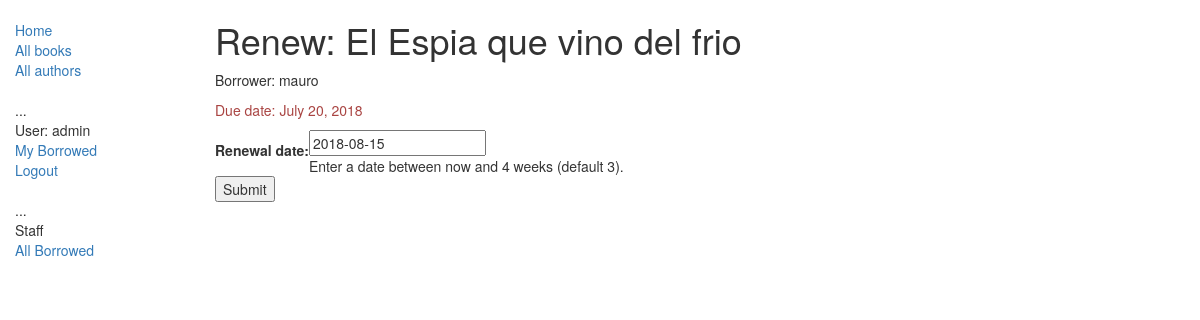
The page /catalog/book/873ac92e-cc65-4802-b507-a5a97c8754aa/renew/ (signed in) on the database as committed earlier.
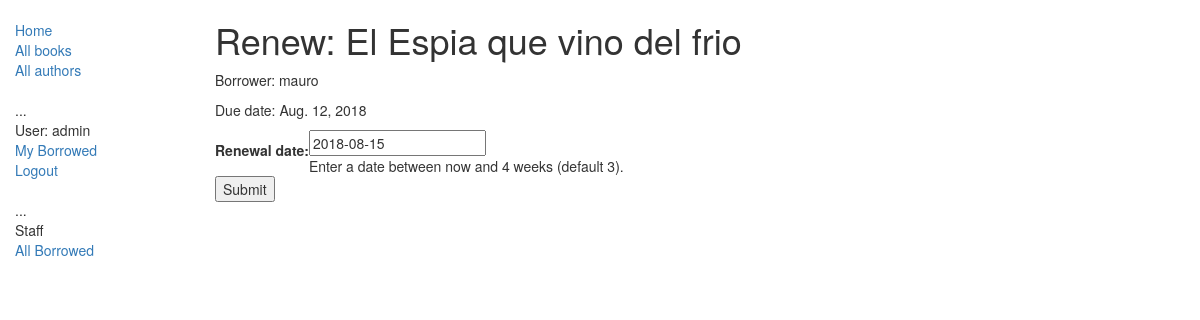
The same page on the database as committed later.
### catalog/models.py (models this page shows, shortened)
class BookInstance(models.Model):
    id = models.UUIDField(primary_key=True, default=uuid.uuid4, help_text="Unique ID for this particular book across whole library")
    book = models.ForeignKey('Book', on_delete=models.SET_NULL, null=True)
    imprint = models.CharField(max_length=200)
    due_back = models.DateField(null=True, blank=True)
    borrower = models.ForeignKey(User, on_delete=models.SET_NULL, null=True, blank=True)
    LOAN_STATUS = (
        ('m', 'Maintenance'),
        ('o', 'On loan'),
        ('a', 'Available'),
        ('r', 'Reserved'),
    )
    status = models.CharField(max_length=1, choices=LOAN_STATUS, blank=True, default='m', help_text='Book availability')
    class Meta:
        ordering = ["due_back"]
        permissions = (("can_mark_returned", "Set book as returned"),)
    @property
    def is_overdue(self):
        if self.due_back and date.today() > self.due_back:
            return True
        return False

class Book(models.Model):
    title = models.CharField(max_length=200)
    author = models.ForeignKey('Author', on_delete=models.SET_NULL, null=True)
    summary = models.TextField(max_length=1000, help_text='Enter a brief description of the book')
    isbn = models.CharField('ISBN',max_length=13, help_text='13 Character <a href="https://www.isbn-international.org/content/what-isbn">ISBN number</a>')
    genre = models.ManyToManyField(Genre, help_text='Select a genre for this book')
    language = models.ForeignKey('Language', on_delete=models.SET_NULL, null=True)
    def display_genre(self):
        """
        Creates a string for the Genre. This is required to display genre in Admin.
        """
        return ', '.join([ genre.name for genre in self.genre.all()[:3] ])
    display_genre.short_description = 'Genre'

### catalog/views.py (the view)
# urls.py: url(r'^book/(?P<pk>[-\w]+)/renew/$', views.renew_book_librarian, name='renew-book-librarian'),
@permission_required('catalog.can_mark_returned')
def renew_book_librarian(request, pk):
    book_inst=get_object_or_404(BookInstance, pk = pk)
    if request.method == 'POST':
        form = RenewBookForm(request.POST)
        if form.is_valid():
            book_inst.due_back = form.cleaned_data['renewal_date']
            book_inst.save()
            return HttpResponseRedirect(reverse('all-borrowed'))
    else:
        proposed_renewal_date = datetime.date.today() + datetime.timedelta(weeks=3)
        form = RenewBookForm(initial={'renewal_date': proposed_renewal_date,})
    return render(request, 'catalog/book_renew_librarian.html', {'form': form, 'bookinst':book_inst})

### catalog/forms.py (shortened to what this page needs)
class RenewBookForm(forms.Form):
    renewal_date = forms.DateField(help_text="Enter a date between now and 4 weeks (default 3).")

### catalog/templates/catalog/book_renew_librarian.html (shortened to what this page needs)
{% extends "base_generic.html" %}
{% block content %}
    <h1>Renew: {{bookinst.book.title}}</h1>
    <p>Borrower: {{bookinst.borrower}}</p>
    <p{% if bookinst.is_overdue %} class="text-danger"{% endif %}>Due date: {{bookinst.due_back}}</p>
    <form action="" method="post">
        <table>
        {{ form }}
        </table>
        <input type="submit" value="Submit" />
    </form>
{% endblock %}

Rows that differ between the two databases and show on the page:
changed BookInstance "El Espia que vino del frio": due_back "July 20, 2018" → "Aug. 12, 2018"
